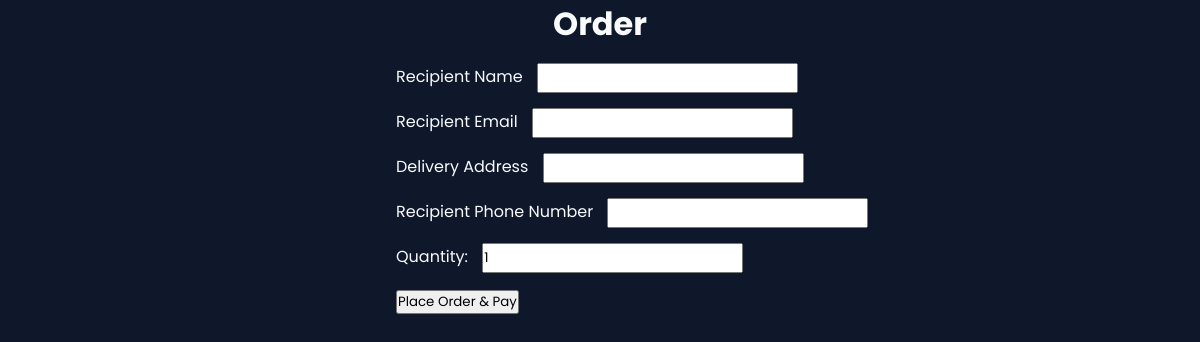
Page /place_order/3 (signed in) on the earlier database version.
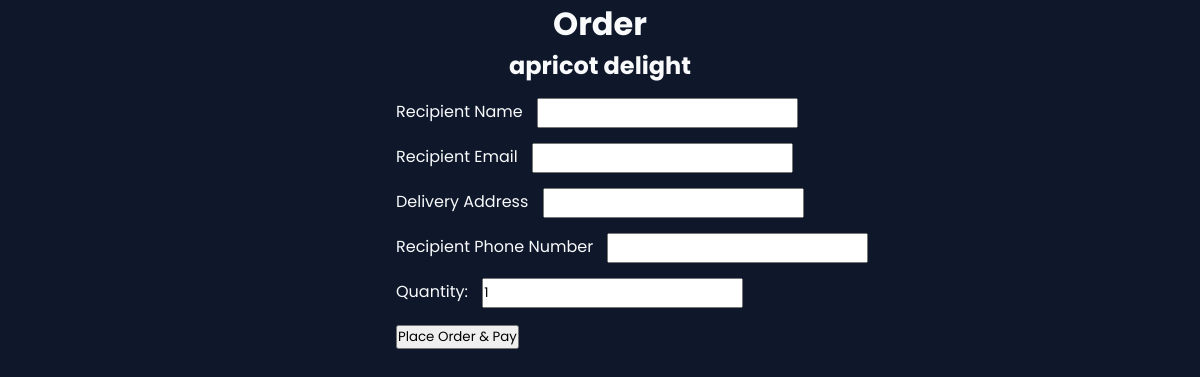
Same page on the later database version.
### tables this page shows
CREATE TABLE dishes (
    id INTEGER PRIMARY KEY AUTOINCREMENT,
    chef_id INTEGER,
    name TEXT NOT NULL,
    description TEXT,
    price REAL,
    prep_time TEXT,
    image_filename TEXT
, available INTEGER DEFAULT 1);

### app.py (the view, shortened to what this page needs)
@app.route('/place_order/<int:dish_id>', methods=['GET', 'POST'])
def place_order(dish_id):
    if 'customer_id' not in session:
        return redirect('/customer_login')
    conn = sqlite3.connect('database.db')
    conn.row_factory = sqlite3.Row
    cursor = conn.cursor()
    cursor.execute("SELECT * FROM dishes WHERE id = ? AND available = 1", (dish_id,))
    dish = cursor.fetchone()
    return render_template('place_order.html', dish=dish)

### templates/place_order.html (shortened to what this page needs)
{% extends 'base.html' %}
{% block content %}
<h1 style="text-align: center;">Order</h1>
<h2 style="text-align: center;">{{ dish['name'] }}</h2>
<div style="padding-left: 33%; margin-top: 15px; ">
<form id="payment-form" method="POST">
  <label>Recipient Name</label>
  <input type="text" name="name"  style="margin-bottom: 15px; margin-left: 10px; height: 30px; "><br>
  <label>Recipient Email</label>
  <input type="email" name="email" style="margin-bottom: 15px; margin-left: 10px; height: 30px; " required><br>
  <label>Delivery Address</label>
  <input type="text" name="address"  style="margin-bottom: 15px; margin-left: 10px; height: 30px; "required><br>
  <label>Recipient Phone Number</label>
  <input type="text" name="phone" style="margin-bottom: 15px; margin-left: 10px; height: 30px; " required><br>
  <label for="quantity">Quantity:</label>
  <input type="number" name="quantity" min="1" value="1"style="margin-bottom: 15px; margin-left: 10px; height: 30px; " required><br>
  <button id="submit-button" type="submit">Place Order & Pay</button>
</form>
</div>
{% endblock %}

Differences in the rows shown:
added dishes: name "apricot delight"
